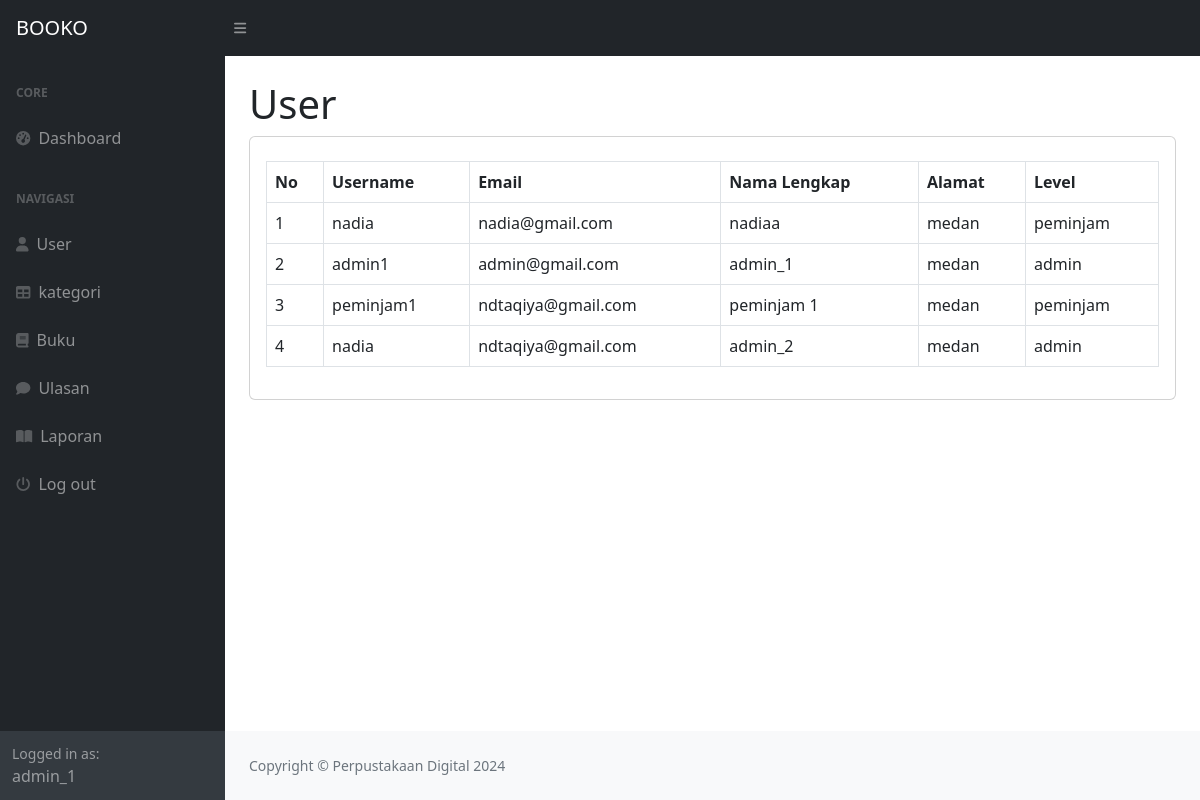
Screenshot of /index.php?page=user (signed in) with the database file from the repository.
### tables this page shows
CREATE TABLE `user` (
  `user_id` int(11) NOT NULL,
  `username` varchar(255) DEFAULT NULL,
  `password` varchar(255) DEFAULT NULL,
  `email` varchar(255) DEFAULT NULL,
  `nama_lengkap` varchar(255) DEFAULT NULL,
  `alamat` text DEFAULT NULL,
  `level` enum('admin','petugas','peminjam') DEFAULT NULL
);

### user.php (the view)
<h1 class="mt-4">User</h1>
<div class="card">
    <div class="card-body">
    <div class="row">
        <div class="col-md-12">
            <table class="table table-bordered mt-2" id="dataTable" width="100%" cellspacing="0">
                <tr>
                    <th>No</th>
                    <th>Username</th>
                    <th>Email</th>
                    <th>Nama Lengkap</th>
                    <th>Alamat</th>
                    <th>Level</th>
                </tr>
                <?php
                $i = 1;
                    $query = mysqli_query($koneksi, "SELECT*FROM user");
                    while ($data = mysqli_fetch_array($query)) {
                        ?>
                        <tr>
                            <td><?php echo $i++ ?></td>
                            <td><?php echo $data['username']; ?></td>
                            <td><?php echo $data['email']; ?></td>
                            <td><?php echo $data['nama_lengkap']; ?></td>
                            <td><?php echo $data['alamat']; ?></td>
                            <td><?php echo $data['level']; ?></td>
                        </tr>
                        <?php
                    }
                ?>
            </table>
        </div>
    </div>
    </div>
</div>

### rows the page displays
user: username "nadia", email "nadia@gmail.com", nama_lengkap "nadiaa", alamat "medan", level "peminjam"
user: username "admin1", email "admin@gmail.com", nama_lengkap "admin_1", alamat "medan", level "admin"
user: username "peminjam1", email "ndtaqiya@gmail.com", nama_lengkap "peminjam 1", alamat "medan", level "peminjam"
user: username "nadia", email "ndtaqiya@gmail.com", nama_lengkap "admin_2", alamat "medan", level "admin"

### other values shown
$_SESSION['user']['nama_lengkap'] "admin_1"
